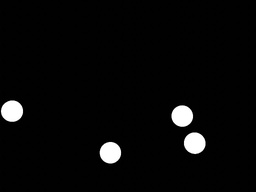
#> input picture im_3_mk.jpg, 256 x 192 px, shrunk from 1024 x 768 before the run
$ python test_3.py
#> lines starting #> are read from the running program, lines starting #| are printed output that depends on the picture; after the words box and inside, x2 and y2 are one past the last pixel; in counts of white or black regions, pixels touching at a corner belong together
# -*- coding: utf-8 -*-
"""
Test_3
"""


import numpy as np
import time as time


# For line of command
import sys

from PIL import Image, ImageOps, ImageFilter


#Should be given as argument
LIGHTEST_COLOR_INTENSITY = 255

list_groups = []
list_pixel = []

#Should be given as argument
IMAGE_NAME = "im_3.jpg"

#Should be determined from IMAGE_NAME or given as argument
MASK_NAME = "im_3_mk.jpg"

#Information that isn't to be given to the users, only for the developper
GET_TIME = True

#Should be given as argument
REPORT = True

#Should be given as argument
DETAILLED_REPORT = True


if GET_TIME:
    print("Beginning calculus")
    print("TIME = ", time.asctime(time.gmtime()))
image=Image.open(MASK_NAME)
#> image is the input picture: PIL image 256x192 L; min 0, max 255, mean 8.4
ld=image.load()

for i in range(0,image.width):
    for j in range(0, image.height):
        if image.getpixel((i,j))>180:
            list_pixel.append((i,j))
            ld.__setitem__((i,j),255)
        else:
            ld.__setitem__((i,j),0)
#> after the loop, list_pixel = 1406 pairs, first value 1 to 204, second value 101 to 162

for i in range(1,image.width-1):
    for j in range(1,image.height-1):
        pixel = image.getpixel((i,j))
        if image.getpixel((i,j+1))==pixel:
            continue
        if image.getpixel((i,j-1))==pixel:
            continue
        if image.getpixel((i+1,j))==pixel:
            continue
        if image.getpixel((i-1,j))==pixel:
            continue
        if pixel==255:
            ld.__setitem__((i,j),0)
        else:
            ld.__setitem__((i,j),255)

image.save("TreatedMask.png")
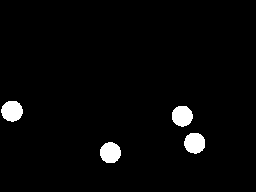
#> saved as TreatedMask.png: PIL image 256x192 L; 2.9% white; 4 white regions, box (x1, y1, x2, y2) and area: (1, 101, 23, 122) 357, (184, 133, 205, 154) 352, (100, 142, 121, 163) 350, (172, 106, 193, 127) 347
image.close()
image=Image.open(MASK_NAME)

if GET_TIME:
    print("Done binarizing")
    print("TIME = ", time.asctime(time.gmtime()))

list_pixel_sorted = sorted(list_pixel)
#> list_pixel_sorted has the same summary as list_pixel


for i in range(0,len(list_pixel)):
    found_neighbour = False
    value = -1
    for j in range(0,len(list_groups)):
        if (list_pixel[i][0] -1, list_pixel[i][1]) in list_groups[j]:
            if not found_neighbour:
                list_groups[j].append(list_pixel[i])
                found_neighbour = True
                value = j
            else:
                if value !=j:
                    list_groups[value].extend(list_groups[j])
                    del(list_groups[j])
                    j-=1
        if (list_pixel[i][0], list_pixel[i][1] -1) in list_groups[j]:
            if not found_neighbour:
                list_groups[j].append(list_pixel[i])
                found_neighbour = True
                value = j
            else:
                if value != j:
                    list_groups[value].extend(list_groups[j])
                    del(list_groups[j])
                    j-=1
    if value == -1:
        list_groups.append([list_pixel[i]])
#> after the loop, j = 3; list_groups = 4 items


if GET_TIME:
    print("Done generating groups")
    print("TIME = ", time.asctime(time.gmtime()))

border = []

brd = Image.new("RGB",image.size)
#> brd: PIL image 256x192 RGB; every value is 0
ld_brd = brd.load()

for i in range(0,len(list_groups)):
    border.append([])
    for j in range(0,len(list_groups[i])):
        minimum = 255
        cur_width = list_groups[i][j][0]
        cur_height = list_groups[i][j][1]
        top = (cur_width==0)
        bottom = (cur_width==image.width)
        left = (cur_height==0)
        right = (cur_height==image.height)
        if left:
            if top:
                minimum = min(image.getpixel((cur_width+1, cur_height)),
                              image.getpixel((cur_width, cur_height+1)))
            elif bottom:
                minimum = min(image.getpixel((cur_width+1, cur_height)),
                              image.getpixel((cur_width, cur_height-1)))
            else:
                minimum = min(image.getpixel((cur_width+1, cur_height)),
                              image.getpixel((cur_width, cur_height-1)),
                              image.getpixel((cur_width, cur_height+1)))
        elif right:
            if top:
                minimum = min(image.getpixel((cur_width-1, cur_height)),
                              image.getpixel((cur_width, cur_height+1)))
            elif bottom:
                minimum = min(image.getpixel((cur_width-1, cur_height)),
                              image.getpixel((cur_width, cur_height-1)))
            else:
                minimum = min(image.getpixel((cur_width-1, cur_height)),
                              image.getpixel((cur_width, cur_height-1)),
                              image.getpixel((cur_width, cur_height+1)))

        elif top:
            minimum = min(image.getpixel((cur_width-1, cur_height)),
                          image.getpixel((cur_width+1, cur_height)),
                          image.getpixel((cur_width, cur_height+1)))
        elif bottom:
            minimum = min(image.getpixel((cur_width-1, cur_height)),
                          image.getpixel((cur_width+1, cur_height)),
                          image.getpixel((cur_width, cur_height-1)))
        else:
            minimum = min(image.getpixel((cur_width-1, cur_height)),
                          image.getpixel((cur_width+1, cur_height)),
                          image.getpixel((cur_width, cur_height-1)),
                          image.getpixel((cur_width, cur_height+1)))
        if minimum < 200:
            border[i].append((cur_width,cur_height))
#> this loop made 4 passes
#> after the loop, border = 4 items

for i in range(0,len(border)):
    for j in range(0,len(border[i])):
        ld_brd.__setitem__((border[i][j]),(255,255,255))
brd.save("Wrong_borders.png")
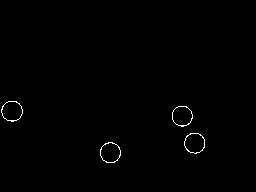
#> saved as Wrong_borders.png: PIL image 256x192 RGB; 0.53% white in thin lines or dots, all inside (x1, y1, x2, y2) = (1, 101, 205, 163)

if GET_TIME:
    print("Done calculating borders")
    print("TIME = ", time.asctime(time.gmtime()))


"""
for i in range(1, image.width - 2):
    for j in range(1, image.height - 2):
        minimal = image.getpixel((i-1,j))
        minimal = min(image.getpixel((i,j-1)),minimal)
        minimal = min(image.getpixel((i,j+1)),minimal)
        minimal = min(image.getpixel((i+1,j)),minimal)
        if(minimal < 100):
            border.append((i,j))
"""

for i in border:
    toDel = []

    for j in range(0,len(i)):
        minimum = 255
        cur_width = i[j][0]
        cur_height = i[j][1]
        top = (cur_width==0)
        bottom = (cur_width==image.width)
        left = (cur_height==0)
        right = (cur_height==image.height)

        if left:
            if top and (not (cur_width+1,cur_height+1)in i):
                toDel.append(j)
            elif bottom and (not (cur_width-1,cur_height+1)in i):
                toDel.append(j)
            elif (not (cur_width+1,cur_height+1)in i) and (
                    not (cur_width-1,cur_height+1)in i):
                toDel.append(j)
        elif right:
            if top and (not (cur_width+1,cur_height+1)in i):
                toDel.append(j)
            elif bottom and (not (cur_width-1,cur_height+1)in i):
                toDel.append(j)
            elif (not (cur_width+1,cur_height+1)in i) and (
                    not (cur_width-1,cur_height+1)in i):
                toDel.append(j)
        elif (top
              and not (cur_width-1,cur_height+1)in i
              and not (cur_width+1,cur_height+1)in i
              ):
            toDel.append(j)
        elif (bottom
              and not(cur_width-1,cur_height-1)in i
              and not(cur_width+1,cur_height-1)in i
              ):
            toDel.append(j)


    toDel.reverse()
    for j in range(0, len(toDel)):
        del(i[toDel[j]])


if GET_TIME:
    print("Done erasing side effects from borders")
    print("TIME = ", time.asctime(time.gmtime()))


img_new = Image.new('RGB',image.size)
ld = img_new.load()


for i in range(0,len(list_groups)):
    for j in range(0,len(list_groups[i])):
        ld.__setitem__(list_groups[i][j],(0,0,0))


for j in border:
    for i in j:
        ld.__setitem__(i,(0,255,0))
        ld_brd.__setitem__(i,(0,255,0))

img_new.show()
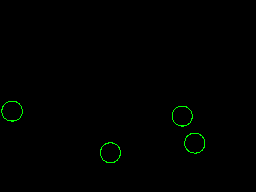
#> shown: PIL image 256x192 RGB; mean R, G, B 0, 1.4, 0
img_new.save("Border_treated.png")
brd.save("Treated_borders_2.png")

########### Finding the lightest point
########## Input
########### All groups in list_groups (list of list of tuples)
########### All borders in border (list of list of tuples)

########### Output
############ All lightest points in light_points (list of tuples)
light_points = []
true_image=Image.open(IMAGE_NAME)
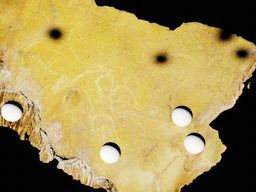
#> input picture im_3.jpg, 256 x 192 px, shrunk from 1024 x 768 before the run
#> true_image is the input picture: PIL image 256x192 RGB; mean R, G, B 164, 145.3, 85

true_grayscale = ImageOps.grayscale(true_image)
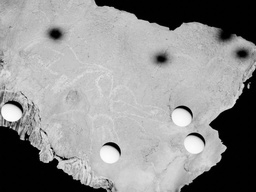
#> true_grayscale: PIL image 256x192 L; min 0, max 254, mean 144
r,g,b = true_image.split()
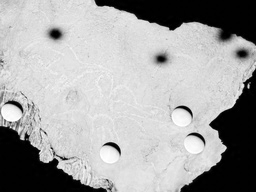
#> r: PIL image 256x192 L; min 0, max 255, mean 164
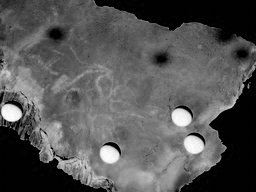
#> b: PIL image 256x192 L; min 0, max 255, mean 85
list_loss = []


#grs = true_grayscale.filter(ImageFilter.GaussianBlur(radius = 3))


"""

Following lines only take the highest value on the picture
Not precise enough


for i in list_groups:
    for j in i:
        ld.__setitem__(j,(255,255,255))


for i in range(0,len(list_groups)):
    lightest_value_in_grp = 0
    current_position = (0,0)
    for j in range(0,len(list_groups[i])):
        check_value = list_groups[i][j]
        #pixel = grs.getpixel(check_value)
        pixel = max(true_image.getpixel(check_value))
        if pixel>lightest_value_in_grp:
            lightest_value_in_grp = pixel
            current_position = check_value
    list_loss.append(lightest_value_in_grp)
    light_points.append(current_position)


for i in range(0,len(light_points)):
    ld.__setitem__((light_points[i][0],light_points[i][1]),(255,0,0))
    ld.__setitem__((light_points[i][0]+1,light_points[i][1]),(255,0,0))
    ld.__setitem__((light_points[i][0],light_points[i][1]+1),(255,0,0))
    ld.__setitem__((light_points[i][0]-1,light_points[i][1]),(255,0,0))
    ld.__setitem__((light_points[i][0],light_points[i][1]-1),(255,0,0))
    ld.__setitem__((light_points[i][0]+2,light_points[i][1]),(255,0,0))
    ld.__setitem__((light_points[i][0],light_points[i][1]+2),(255,0,0))
    ld.__setitem__((light_points[i][0]-2,light_points[i][1]),(255,0,0))
    ld.__setitem__((light_points[i][0],light_points[i][1]-2),(255,0,0))
    ld.__setitem__((light_points[i][0]+3,light_points[i][1]),(255,0,0))
    ld.__setitem__((light_points[i][0],light_points[i][1]+3),(255,0,0))
    ld.__setitem__((light_points[i][0]-3,light_points[i][1]),(255,0,0))
    ld.__setitem__((light_points[i][0],light_points[i][1]-3),(255,0,0))

    ld.__setitem__((light_points[i][0]+4,light_points[i][1]),(255,0,0))
    ld.__setitem__((light_points[i][0],light_points[i][1]+4),(255,0,0))
    ld.__setitem__((light_points[i][0]-4,light_points[i][1]),(255,0,0))
    ld.__setitem__((light_points[i][0],light_points[i][1]-4),(255,0,0))

img_new.save("Light_1.png")
"""

grs = true_grayscale.filter(ImageFilter.GaussianBlur(radius = 3))
for i in range(0,len(list_groups)):
    lightest_value_in_grp = 0
    current_position = (0,0)
    for j in range(0,len(list_groups[i])):
        check_value = list_groups[i][j]
        pixel = grs.getpixel(check_value)
        if pixel>lightest_value_in_grp:
            lightest_value_in_grp = pixel
            current_position = check_value
    list_loss.append(lightest_value_in_grp)
    light_points.append(current_position)
#> (the rest of the program and of its run is left out)
